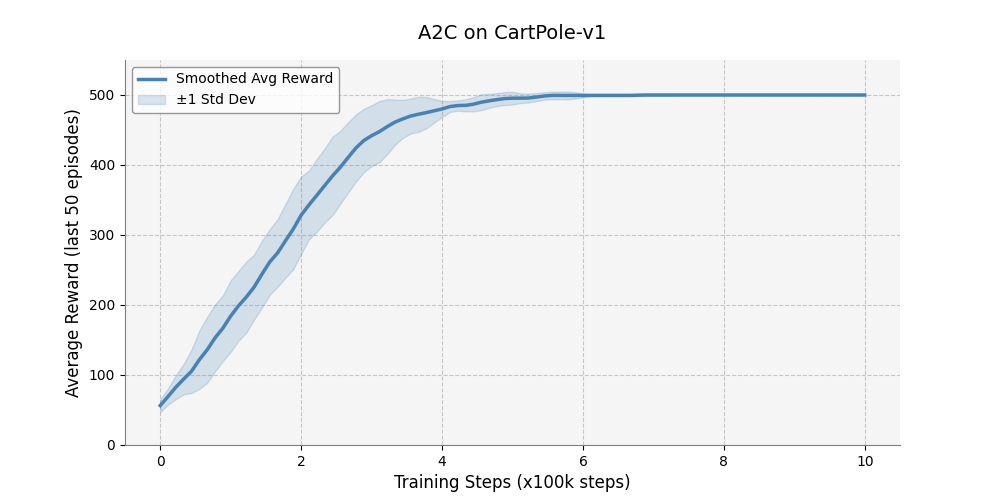

The Python source for this figure:
import torch
import torch.nn as nn
import torch.optim as optim
import torch.nn.functional as F
import numpy as np
import matplotlib.pyplot as plt
import gym

device = torch.device("cuda" if torch.cuda.is_available() else "cpu")

# Policy network (actor)
class PolicyNetwork(nn.Module):
    def __init__(self, input_dim, output_dim):
        super().__init__()
        self.fc1 = nn.Linear(input_dim, 64)
        self.fc2 = nn.Linear(64, 64)
        self.fc3 = nn.Linear(64, output_dim)

    def forward(self, x):
        x = torch.relu(self.fc1(x))
        x = torch.relu(self.fc2(x))
        return F.softmax(self.fc3(x), dim=-1)

# Value network (critic)
class ValueNetwork(nn.Module):
    def __init__(self, input_dim):
        super().__init__()
        self.fc1 = nn.Linear(input_dim, 64)
        self.fc2 = nn.Linear(64, 64)
        self.fc3 = nn.Linear(64, 1)

    def forward(self, x):
        x = torch.relu(self.fc1(x))
        x = torch.relu(self.fc2(x))
        return self.fc3(x)

# Actor-Critic Agent
class ActorCriticAgent:
    def __init__(self, env, gamma=0.99, tau=0.95, entropy_coef=0.005, batch_size=128, update_iters=1):
        self.env = env
        self.gamma = gamma
        self.tau = tau
        self.entropy_coef = entropy_coef
        self.entropy_decay = 0.995
        self.min_entropy_coef = 0.001
        self.batch_size = batch_size
        self.update_iters = update_iters

        self.obs_dim = env.observation_space.shape[0]
        self.act_dim = env.action_space.n

        self.policy_net = PolicyNetwork(self.obs_dim, self.act_dim).to(device)
        self.value_net = ValueNetwork(self.obs_dim).to(device)

        self.policy_opt = optim.AdamW(self.policy_net.parameters(), lr=1e-4)
        self.value_opt = optim.AdamW(self.value_net.parameters(), lr=5e-4)

        self.reset_buffers()

    def reset_buffers(self):
        self.states, self.actions = [], []
        self.rewards, self.dones = [], []
        self.values, self.next_states = [], []

    def select_action(self, state):
        state_tensor = torch.tensor(state, dtype=torch.float32).unsqueeze(0).to(device)
        probs = self.policy_net(state_tensor)
        dist = torch.distributions.Categorical(probs)
        action = dist.sample()
        log_prob = dist.log_prob(action)
        entropy = dist.entropy()
        value = self.value_net(state_tensor).squeeze()
        return action.item(), log_prob, entropy.item(), value.item()

    def compute_gae(self, rewards, values, next_values, dones):
        gae = 0
        advs = []
        for t in reversed(range(len(rewards))):
            delta = rewards[t] + self.gamma * next_values[t] * (1 - dones[t]) - values[t]
            gae = delta + self.gamma * self.tau * (1 - dones[t]) * gae
            advs.insert(0, gae)
        return torch.tensor(advs, dtype=torch.float32, device=device)

    def update(self):
        if len(self.states) < self.batch_size:
            return

        states = torch.tensor(np.array(self.states), dtype=torch.float32, device=device)
        actions = torch.tensor(self.actions, dtype=torch.int64, device=device)
        rewards = torch.tensor(self.rewards, dtype=torch.float32, device=device)
        dones = torch.tensor(self.dones, dtype=torch.float32, device=device)
        values = torch.tensor(self.values, dtype=torch.float32, device=device)

        next_states_tensor = torch.tensor(np.array(self.next_states), dtype=torch.float32, device=device)
        next_values = self.value_net(next_states_tensor).squeeze().detach()

        advantages = self.compute_gae(rewards, values, next_values, dones)
        returns = advantages + values
        advantages = (advantages - advantages.mean()) / (advantages.std() + 1e-8)

        for _ in range(self.update_iters):
            logits = self.policy_net(states)
            dist = torch.distributions.Categorical(logits)
            new_log_probs = dist.log_prob(actions)
            entropy = dist.entropy().mean()

            policy_loss = -(new_log_probs * advantages.detach()).mean() - self.entropy_coef * entropy
            value_preds = self.value_net(states).squeeze()
            value_loss = F.mse_loss(value_preds, returns.detach())

            self.policy_opt.zero_grad()
            policy_loss.backward()
            self.policy_opt.step()

            self.value_opt.zero_grad()
            value_loss.backward()
            self.value_opt.step()

        self.entropy_coef = max(self.entropy_coef * self.entropy_decay, self.min_entropy_coef)
        self.reset_buffers()

    def train(self, total_steps=10**6):
        state, _ = self.env.reset()
        reward_records = []
        avg_rewards = []
        total_reward = 0
        steps = 0

        while steps < total_steps:
            action, log_prob, entropy, value = self.select_action(state)
            next_state, reward, term, trunc, _ = self.env.step(action)
            done = term or trunc

            self.states.append(state)
            self.actions.append(action)
            self.rewards.append(reward)
            self.dones.append(float(done))
            self.values.append(value)
            self.next_states.append(next_state)

            total_reward += reward
            steps += 1
            state = next_state if not done else self.env.reset()[0]

            if done:
                reward_records.append(total_reward)
                total_reward = 0

            if len(self.states) >= self.batch_size:
                self.update()

            if steps % 10000 == 0:
                avg = np.mean(reward_records[-50:]) if reward_records else 0
                print(f"Step {steps:7} | Avg Reward (last 50 episodes): {avg:.2f}")
                avg_rewards.append(avg)

        return avg_rewards

# Train the agent
env = gym.make("CartPole-v1")
agent = ActorCriticAgent(env)
rewards = agent.train()

 #Plotting
plt.figure(figsize=(10, 5))
rewards = np.array(rewards)
window_size = 10
smoothed_rewards = np.convolve(rewards, np.ones(window_size)/window_size, mode='valid')
x = np.linspace(0, 1_000_000, len(smoothed_rewards)) / 100_000
rolling_std = np.zeros(len(smoothed_rewards))
for i in range(len(smoothed_rewards)):
    start = max(0, i - window_size // 2)
    end = min(len(rewards), i + window_size // 2 + 1)
    rolling_std[i] = np.std(rewards[start:end])

plt.plot(x, smoothed_rewards, color='#4682B4', linewidth=2.5, label='Smoothed Avg Reward')
plt.fill_between(x, smoothed_rewards - rolling_std, smoothed_rewards + rolling_std,
                 color='#4682B4', alpha=0.2, label='±1 Std Dev')
plt.title("A2C on CartPole-v1", fontsize=14, pad=15)
plt.xlabel("Training Steps (x100k steps)", fontsize=12)
plt.ylabel("Average Reward (last 50 episodes)", fontsize=12)
plt.xticks(fontsize=10)
plt.yticks(fontsize=10)
plt.ylim(0, 550)
plt.grid(True, linestyle='--', alpha=0.4, color='gray')
plt.gca().set_facecolor('#F5F5F5')
plt.gcf().set_facecolor('white')
plt.gca().spines['top'].set_visible(False)
plt.gca().spines['right'].set_visible(False)
plt.gca().spines['left'].set_color('gray')
plt.gca().spines['bottom'].set_color('gray')
plt.legend(loc='best', fontsize=10, framealpha=0.8, facecolor='white', edgecolor='gray')
plt.show()
